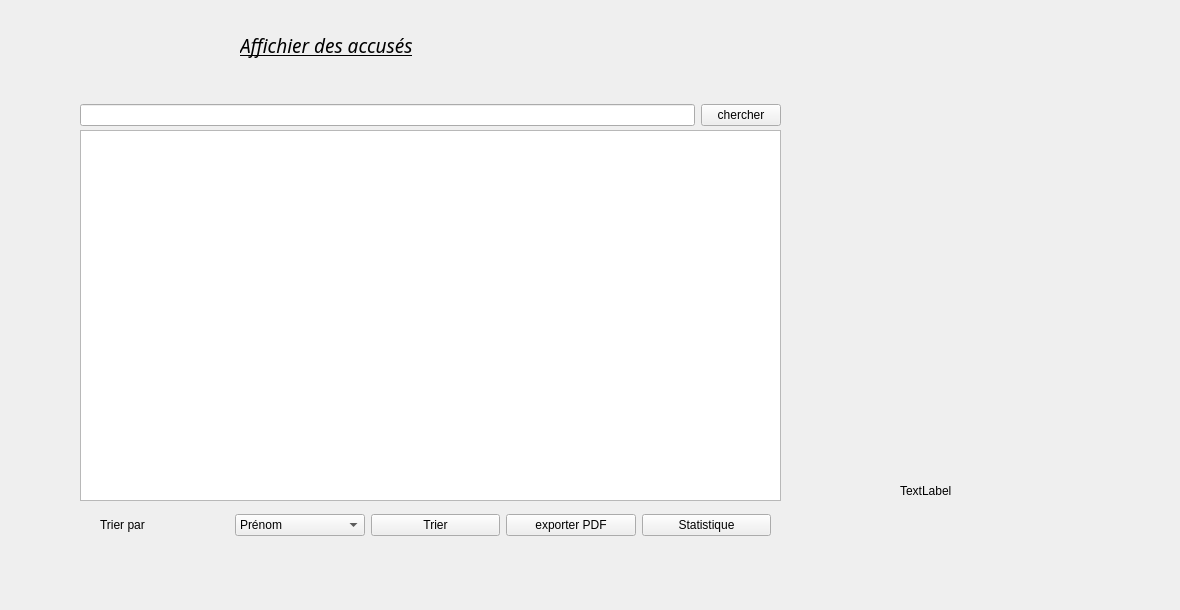
    <widget class="QWidget" name="affichage">
     <attribute name="title">
      <string>Affichage</string>
     </attribute>
     <widget class="QLabel" name="label_9">
      <property name="geometry">
       <rect>
        <x>240</x>
        <y>30</y>
        <width>261</width>
        <height>31</height>
       </rect>
      </property>
      <property name="font">
       <font>
        <family>Calibri Light</family>
        <pointsize>14</pointsize>
        <italic>true</italic>
        <underline>true</underline>
       </font>
      </property>
      <property name="text">
       <string>Affichier des accusés</string>
      </property>
     </widget>
     <widget class="QTableView" name="tableView_aff">
      <property name="geometry">
       <rect>
        <x>80</x>
        <y>130</y>
        <width>701</width>
        <height>371</height>
       </rect>
      </property>
      <property name="autoFillBackground">
       <bool>false</bool>
      </property>
      <property name="sortingEnabled">
       <bool>true</bool>
      </property>
     </widget>
     <widget class="QLabel" name="label_logo_4">
      <property name="geometry">
       <rect>
        <x>900</x>
        <y>380</y>
        <width>271</width>
        <height>221</height>
       </rect>
      </property>
      <property name="text">
       <string>TextLabel</string>
      </property>
     </widget>
     <widget class="QWidget" name="layoutWidget">
      <property name="geometry">
       <rect>
        <x>100</x>
        <y>510</y>
        <width>671</width>
        <height>30</height>
       </rect>
      </property>
      <layout class="QHBoxLayout" name="horizontalLayout_2">
       <item>
        <widget class="QLabel" name="label_id_4">
         <property name="text">
          <string>Trier par</string>
         </property>
        </widget>
       </item>
       <item>
        <widget class="QComboBox" name="comboBox">
         <item>
          <property name="text">
           <string>Prénom</string>
          </property>
         </item>
         <item>
          <property name="text">
           <string>Nom</string>
          </property>
         </item>
         <item>
          <property name="text">
           <string>ID</string>
          </property>
         </item>
        </widget>
       </item>
       <item>
        <widget class="QPushButton" name="pushButton_trier">
         <property name="text">
          <string>Trier</string>
         </property>
        </widget>
       </item>
       <item>
        <widget class="QPushButton" name="pushButton_pdf">
         <property name="text">
          <string>exporter PDF</string>
         </property>
        </widget>
       </item>
       <item>
        <widget class="QPushButton" name="pushButton_2">
         <property name="text">
          <string>Statistique</string>
         </property>
        </widget>
       </item>
      </layout>
     </widget>
     <widget class="QWidget" name="layoutWidget">
      <property name="geometry">
       <rect>
        <x>80</x>
        <y>100</y>
        <width>701</width>
        <height>30</height>
       </rect>
      </property>
      <layout class="QHBoxLayout" name="horizontalLayout_3">
       <item>
        <widget class="QLineEdit" name="lineEdit_chercher"/>
       </item>
       <item>
        <widget class="QPushButton" name="pushButton">
         <property name="text">
          <string>chercher</string>
         </property>
        </widget>
       </item>
      </layout>
     </widget>
    </widget>
